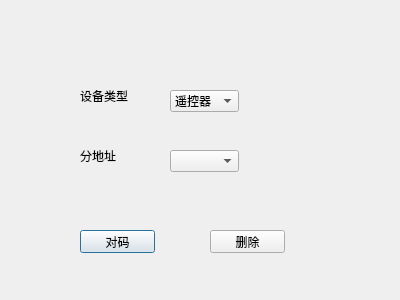
<?xml version="1.0" encoding="UTF-8"?>
<ui version="4.0">
 <class>LearnDialog</class>
 <widget class="QDialog" name="LearnDialog">
  <property name="geometry">
   <rect>
    <x>0</x>
    <y>0</y>
    <width>400</width>
    <height>300</height>
   </rect>
  </property>
  <property name="windowTitle">
   <string>Dialog</string>
  </property>
  <widget class="QLabel" name="label">
   <property name="geometry">
    <rect>
     <x>80</x>
     <y>90</y>
     <width>54</width>
     <height>12</height>
    </rect>
   </property>
   <property name="text">
    <string>设备类型</string>
   </property>
  </widget>
  <widget class="QComboBox" name="comboBox">
   <property name="geometry">
    <rect>
     <x>170</x>
     <y>90</y>
     <width>69</width>
     <height>22</height>
    </rect>
   </property>
   <item>
    <property name="text">
     <string>遥控器</string>
    </property>
   </item>
   <item>
    <property name="text">
     <string>探测器</string>
    </property>
   </item>
  </widget>
  <widget class="QPushButton" name="learnPushButton">
   <property name="geometry">
    <rect>
     <x>80</x>
     <y>230</y>
     <width>75</width>
     <height>23</height>
    </rect>
   </property>
   <property name="text">
    <string>对码</string>
   </property>
  </widget>
  <widget class="QPushButton" name="deltePushButton">
   <property name="geometry">
    <rect>
     <x>210</x>
     <y>230</y>
     <width>75</width>
     <height>23</height>
    </rect>
   </property>
   <property name="text">
    <string>删除</string>
   </property>
  </widget>
  <widget class="QLabel" name="label_2">
   <property name="geometry">
    <rect>
     <x>80</x>
     <y>150</y>
     <width>54</width>
     <height>12</height>
    </rect>
   </property>
   <property name="text">
    <string>分地址</string>
   </property>
  </widget>
  <widget class="QComboBox" name="numComboBox">
   <property name="geometry">
    <rect>
     <x>170</x>
     <y>150</y>
     <width>69</width>
     <height>22</height>
    </rect>
   </property>
  </widget>
  <widget class="QLabel" name="explainLabel">
   <property name="geometry">
    <rect>
     <x>80</x>
     <y>200</y>
     <width>54</width>
     <height>12</height>
    </rect>
   </property>
   <property name="text">
    <string/>
   </property>
  </widget>
 </widget>
 <resources/>
 <connections/>
</ui>
